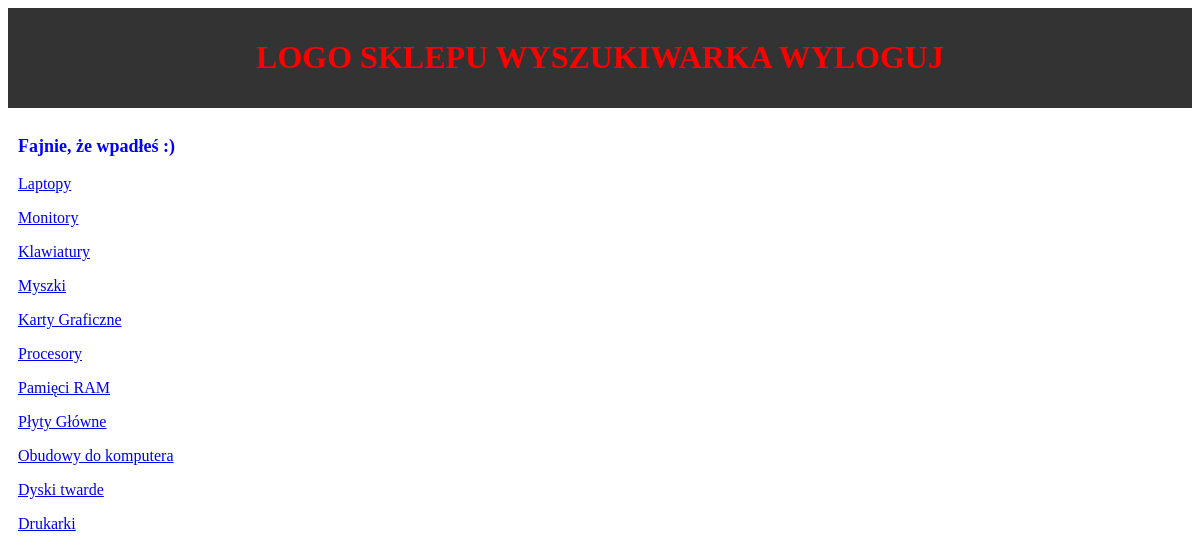
The page / on the database its author committed.
### shop_app/models.py (models this page shows, shortened)
class Categories(models.Model):
    name = models.CharField(max_length=60)
    class Meta:
        verbose_name = 'Category'
        verbose_name_plural = 'Categories'

### shop_app/views.py (the view)
# urls.py: path('', main_view, name='index'),
def main_view(request):
    category = Categories.objects.all()
    data = {'category': category}
    return render(request, 'main.html', data)

### shop_app/templates/main.html (shortened to what this page needs)
<!DOCTYPE html>
<html>
<head>
    <link rel="stylesheet" href="/static/css/style.css">
</head>
<body>
    <div class="logo">
        <h1>LOGO SKLEPU WYSZUKIWARKA WYLOGUJ</h1>
    </div>
    <div class="sidebar">
        <h3 class="color">Fajnie, że wpadłeś :)</h3>
        {% for kat in category %}
        <p><a href="/categories/{{ kat.id }}"> {{ kat.name }}</a></p>
        {% endfor %}
    </div>
    <div class="main-content">
    </div>
</body>
</html>

### static/css/style.css (style rules this page uses)
.logo { text-align: center; background-color: #333; color: red; padding: 10px; }
.sidebar { width: 200px; float: left; padding: 10px; }
.main-content { width: 700px; float: left; padding: 10px; }
.sidebar .color { font-size: 18px; font-weight: bold; color: blue; }

### rows shown on the page
Categories: name "Laptopy"
Categories: name "Monitory"
Categories: name "Klawiatury"
Categories: name "Myszki"
Categories: name "Karty Graficzne"
Categories: name "Procesory"
Categories: name "Pamięci RAM"
Categories: name "Płyty Główne"
Categories: name "Obudowy do komputera"
Categories: name "Dyski twarde"
Categories: name "Drukarki"
